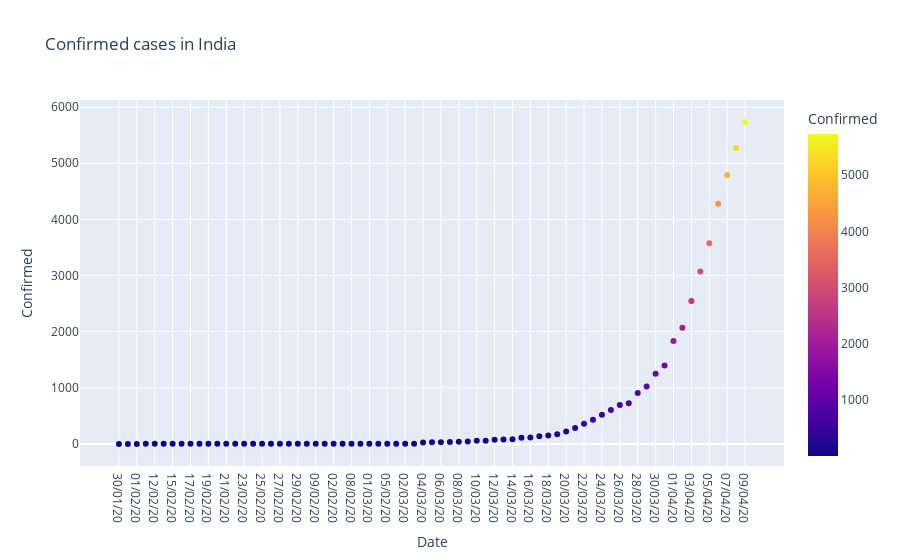

Notebook source saved alongside this figure:
### Code cell
fig=px.scatter(dbd_India, x="Date",y="Confirmed",color='Confirmed',title='Confirmed cases in India')
fig.show()
fig=px.scatter(dbd_USA, x="Date",y="Confirmed",color='Confirmed',title='Confirmed cases in USA')
fig.show()

### Figure 1 — Plotly figure (JSON) as saved in the notebook; plotly's stock layout.template omitted (floating-point values rounded to 4 significant figures)
{"data": [{"hovertemplate": "Date=%{x}<br>Confirmed=%{marker.color}<extra></extra>", "legendgroup": "", "marker": {"color": [1, 1, 2, 3, 3, 3, 3, 3, 3, 3, 3, 3, 3, 3, 3, 3, 3, 3, 3, 3, 3, 3, 3, 3, 3, 3, 3, 3, 3, 3, 3, 3, 5, 6, 28, 30, 31, 34, 39, 46, 58, 60, 74, 81, 84, 110, 114, 137, 151, 173, 223, 283, 360, 433, 519, 606, 694, 724, 909, 1024, 1251, 1397, 1834, 2069, 2547, 3072, 3577, 4281, 4789, 5274, 5734], "coloraxis": "coloraxis", "symbol": "circle"}, "mode": "markers", "name": "", "showlegend": false, "type": "scatter", "x": ["30/01/20", "31/01/20", "01/02/20", "11/02/20", "12/02/20", "13/02/20", "15/02/20", "16/02/20", "17/02/20", "18/02/20", "19/02/20", "20/02/20", "21/02/20", "22/02/20", "23/02/20", "24/02/20", "25/02/20", "26/02/20", "27/02/20", "28/02/20", "29/02/20", "10/02/20", "09/02/20", "14/02/20", "02/02/20", "03/02/20", "08/02/20", "04/02/20", "01/03/20", "06/02/20", "05/02/20", "07/02/20", "02/03/20", "03/03/20", "04/03/20", "05/03/20", "06/03/20", "07/03/20", "08/03/20", "09/03/20", "10/03/20", "11/03/20", "12/03/20", "13/03/20", "14/03/20", "15/03/20", "16/03/20", "17/03/20", "18/03/20", "19/03/20", "20/03/20", "21/03/20", "22/03/20", "23/03/20", "24/03/20", "25/03/20", "26/03/20", "27/03/20", "28/03/20", "29/03/20", "30/03/20", "31/03/20", "01/04/20", "02/04/20", "03/04/20", "04/04/20", "05/04/20", "06/04/20", "07/04/20", "08/04/20", "09/04/20"], "xaxis": "x", "y": [1, 1, 2, 3, 3, 3, 3, 3, 3, 3, 3, 3, 3, 3, 3, 3, 3, 3, 3, 3, 3, 3, 3, 3, 3, 3, 3, 3, 3, 3, 3, 3, 5, 6, 28, 30, 31, 34, 39, 46, 58, 60, 74, 81, 84, 110, 114, 137, 151, 173, 223, 283, 360, 433, 519, 606, 694, 724, 909, 1024, 1251, 1397, 1834, 2069, 2547, 3072, 3577, 4281, 4789, 5274, 5734], "yaxis": "y"}], "layout": {"coloraxis": {"colorbar": {"title": {"text": "Confirmed"}}, "colorscale": [[0, "#0d0887"], [0.1111, "#46039f"], [0.2222, "#7201a8"], [0.3333, "#9c179e"], [0.4444, "#bd3786"], [0.5556, "#d8576b"], [0.6667, "#ed7953"], [0.7778, "#fb9f3a"], [0.8889, "#fdca26"], [1, "#f0f921"]]}, "legend": {"tracegroupgap": 0}, "title": {"text": "Confirmed cases in India"}, "xaxis": {"anchor": "y", "domain": [0, 1], "title": {"text": "Date"}}, "yaxis": {"anchor": "x", "domain": [0, 1], "title": {"text": "Confirmed"}}}}
